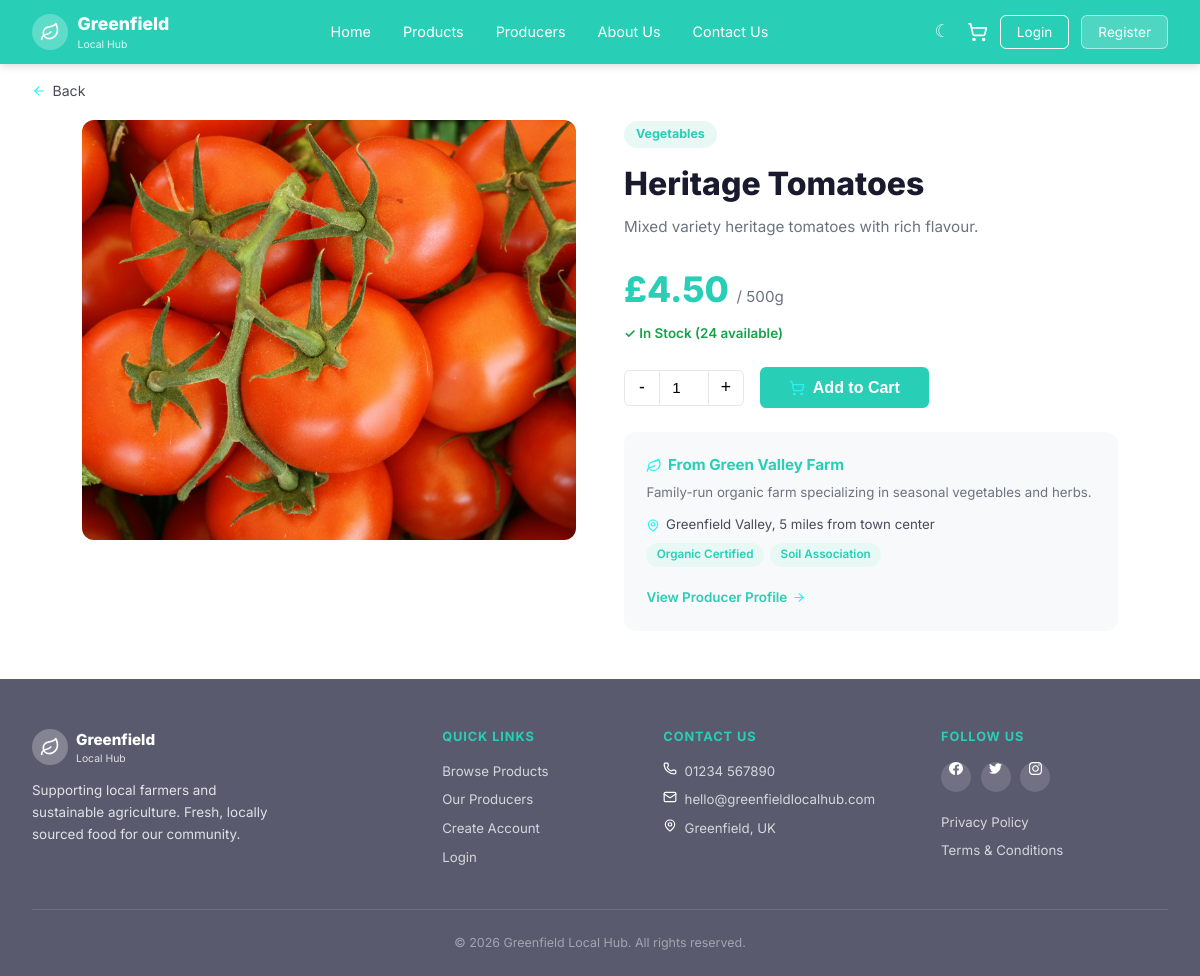
The app's page /products/heritage-tomatoes, older data.
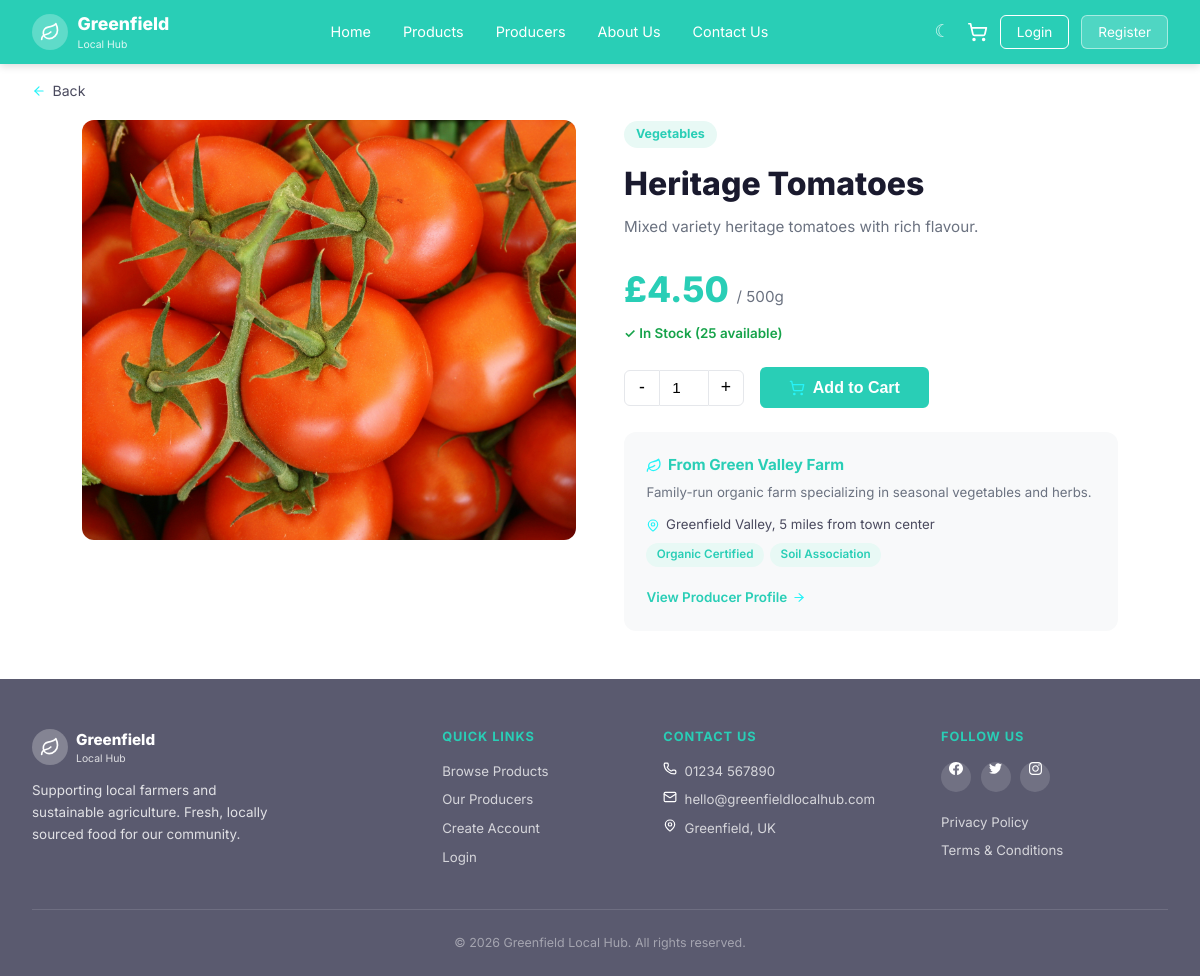
The same page, newer data.
### model.py (models this page shows, shortened)
class Product(db.Model):
    __tablename__ = 'products'
    id = db.Column(db.Integer, primary_key=True)
    producer_id = db.Column(db.Integer, db.ForeignKey('producers.id'), nullable=False)
    name = db.Column(db.String(200), nullable=False)
    slug = db.Column(db.String(200), unique=True, nullable=False, index=True)
    description = db.Column(db.Text)
    price = db.Column(db.Float, nullable=False)
    unit = db.Column(db.String(50))   # e.g. '1kg', '250g', 'each'
    stock = db.Column(db.Integer, default=0)
    category = db.Column(db.String(100), index=True)  # Vegetables, Fruits, Dairy, Bakery, Meat
    image = db.Column(db.String(400))
    is_available = db.Column(db.Boolean, default=True)
    origin_location = db.Column(db.String(300))
    created_at = db.Column(db.DateTime, default=datetime.utcnow)
    cart_items = db.relationship('CartItem', backref='product', lazy=True)
    order_items = db.relationship('OrderItem', backref='product', lazy=True)
    @property
    def in_stock(self):
        return self.stock > 0

### app.py (the view)
@app.route('/products/<slug>')
def product_detail(slug):
    product = Product.query.options(joinedload(Product.producer)).filter_by(slug=slug).first_or_404()
    return render_template('product_detail.html', product=product)

### app.py (called while the page is built)
def get_current_user():
    if 'user_id' in session:
        return db.session.get(User, session['user_id'])
    return None

def get_cart_count():
    user = get_current_user()
    if user:
        return CartItem.query.filter_by(user_id=user.id).count()
    sid = session.get('guest_sid')
    if sid:
        return CartItem.query.filter_by(session_id=sid).count()
    return 0

@app.context_processor
def inject_globals():
    return {
        'current_user': get_current_user(),
        'cart_count': get_cart_count(),
    }

### model.py (called while the page is built)
    @property
    def certifications_list(self):
        if self.certifications:
            return [c.strip() for c in self.certifications.split(',') if c.strip()]
        return []

### templates/product_detail.html (shortened to what this page needs)
{% extends 'base.html' %}
{% block content %}
<div class="back-bar">
    <a href="{{ url_for('products') }}" class="back-link"><img src="{{ url_for('static', filename='images/icons/arrow-left.svg') }}" alt="arrow left" class="icon-svg"> Back</a>
</div>
<div class="detail-layout">
    <div>
        {% if product.image %}
        <img src="{{ product.image }}" alt="{{ product.name }}" class="detail-img">
        {% else %}
        <div class="detail-img-ph"><img src="{{ url_for('static', filename='images/icons/leaf.svg') }}" alt="leaf" class="icon-svg"></div>
        {% endif %}
    </div>
    <div>
        <span class="cat-badge">{{ product.category }}</span>
        <h1 class="detail-name">{{ product.name }}</h1>
        <p class="detail-desc">{{ product.description }}</p>
        <div class="price-big">
            £{{ '%.2f'|format(product.price) }}
            <small>/ {{ product.unit }}</small>
        </div>
        {% if product.in_stock %}
        <div class="stock-tag">✓ In Stock ({{ product.stock }} available)</div>
        {% else %}
        <div class="stock-tag stock-out">✗ Out of Stock</div>
        {% endif %}
        <form method="POST" action="{{ url_for('cart_add') }}">
            <div class="qty-row">
                <div class="qty-ctrl">
                    <button type="button" class="qty-btn" data-action="dec">-</button>
                    <input type="number" name="quantity" value="1" min="1"
                           max="{{ product.stock }}" class="qty-input">
                    <button type="button" class="qty-btn" data-action="inc">+</button>
                </div>
                <button type="submit" class="btn-add-big">
                    <img src="{{ url_for('static', filename='images/icons/shopping-cart.svg') }}" alt="cart" class="icon-svg"> Add to Cart
                </button>
            </div>
        </form>
        <div class="producer-box">
            <div class="prod-box-name">
                <img src="{{ url_for('static', filename='images/icons/leaf.svg') }}" alt="leaf" class="icon-svg"> From {{ product.producer.name }}
            </div>
            <p class="prod-box-desc">{{ product.producer.description }}</p>
            <div class="prod-box-meta"><img src="{{ url_for('static', filename='images/icons/map-pin.svg') }}" alt="location" class="icon-svg"> {{ product.producer.location }}</div>
            {% if product.producer.certifications_list %}
            <div class="tag-row">
                {% for cert in product.producer.certifications_list %}
                <span class="tag">{{ cert }}</span>
                {% endfor %}
            </div>
            {% endif %}
            <a href="{{ url_for('producer_detail', slug=product.producer.slug) }}"
               class="prod-box-link">View Producer Profile <img src="{{ url_for('static', filename='images/icons/arrow-right.svg') }}" alt="arrow right" class="icon-svg"></a>
        </div>
    </div>
</div>
{% endblock %}

Row changes from the older to the newer data that the page shows:
changed Product "Heritage Tomatoes": stock "24" → "25"
